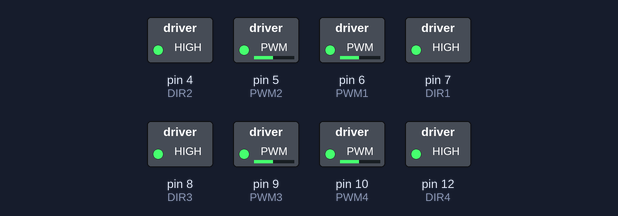
Recording of a sketch running on a simulated Arduino Uno, built with avr-gcc and run on an emulated ATmega328P. Shown: switched loads named in the sketch (green lamp = pin HIGH).

Above: at 0.05 s.
At 2.05 s:
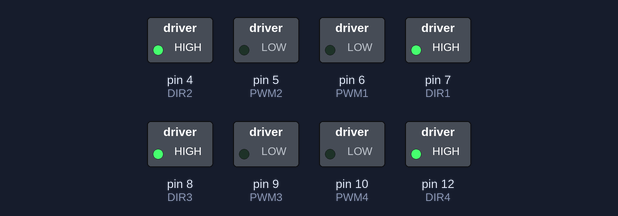
At 3.5 s:
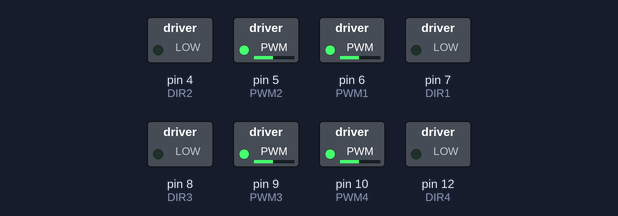
At 6.95 s:
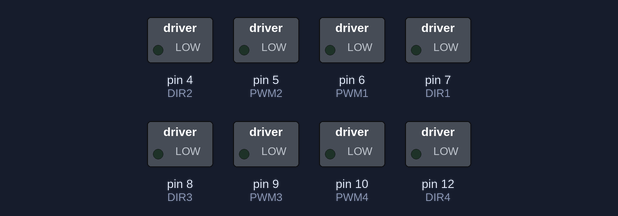
Timing chart, 0 to 9.1 s (numbered marks = the images above):
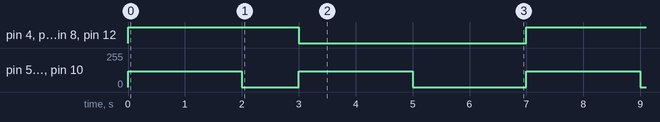

The sketch:

sketch_oct6a.ino
```cpp
// Motor 1
const int PWM1 = 6;
const int DIR1 = 7;

// Motor 2
const int PWM2 = 5;
const int DIR2 = 4;

// Motor 3
const int PWM3 = 9;
const int DIR3 = 8;

// Motor 4
const int PWM4 = 10;
const int DIR4 = 12;

void setup()
{
  pinMode(PWM1, OUTPUT);
  pinMode(DIR1, OUTPUT);

  pinMode(PWM2, OUTPUT);
  pinMode(DIR2, OUTPUT);

  pinMode(PWM3, OUTPUT);
  pinMode(DIR3, OUTPUT);

  pinMode(PWM4, OUTPUT);
  pinMode(DIR4, OUTPUT);

  // Start all motors stopped
  stopRover();
}

void loop()
{
  // Forward
  forward(120);
  delay(2000);

  // Stop
  stopRover();
  delay(1000);

  // Backward
  backward(120);
  delay(2000);

  // Stop
  stopRover();
  delay(2000);
}


void forward(int speed)
{
  digitalWrite(DIR1, HIGH);
  digitalWrite(DIR2, HIGH);
  digitalWrite(DIR3, HIGH);
  digitalWrite(DIR4, HIGH);

  analogWrite(PWM1, speed);
  analogWrite(PWM2, speed);
  analogWrite(PWM3, speed);
  analogWrite(PWM4, speed);
}


void backward(int speed)
{
  digitalWrite(DIR1, LOW);
  digitalWrite(DIR2, LOW);
  digitalWrite(DIR3, LOW);
  digitalWrite(DIR4, LOW);

  analogWrite(PWM1, speed);
  analogWrite(PWM2, speed);
  analogWrite(PWM3, speed);
  analogWrite(PWM4, speed);
}


void stopRover()
{
  analogWrite(PWM1, 0);
  analogWrite(PWM2, 0);
  analogWrite(PWM3, 0);
  analogWrite(PWM4, 0);
}
```

Measured:
- by itself, pin 4 (DIR2), pin 7 (DIR1), pin 8 (DIR3), pin 12 (DIR4): alternates HIGH for 3.0 s and LOW for 4.0 s
- by itself, pin 5 (PWM2), pin 6 (PWM1), pin 9 (PWM3), pin 10 (PWM4): repeats every 7.0 s: 0/255 1.0 s, 120/255 2.0 s, 0/255 2.0 s, 120/255 2.0 s
